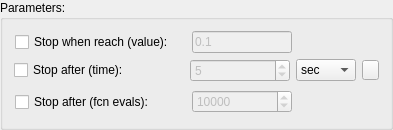
              <widget class="QGroupBox" name="Estimation_Tab6_NL_ParametersGB">
               <property name="sizePolicy">
                <sizepolicy hsizetype="Fixed" vsizetype="Fixed">
                 <horstretch>0</horstretch>
                 <verstretch>0</verstretch>
                </sizepolicy>
               </property>
               <property name="minimumSize">
                <size>
                 <width>0</width>
                 <height>130</height>
                </size>
               </property>
               <property name="maximumSize">
                <size>
                 <width>16777215</width>
                 <height>130</height>
                </size>
               </property>
               <property name="font">
                <font>
                 <weight>50</weight>
                 <bold>false</bold>
                </font>
               </property>
               <property name="toolTip">
                <string>These options allow the user to halt Estimation execution in a particular way</string>
               </property>
               <property name="statusTip">
                <string>These options allow the user to halt Estimation execution in a particular way</string>
               </property>
               <property name="whatsThis">
                <string>&lt;html&gt;&lt;head/&gt;&lt;body&gt;&lt;p align=&quot;center&quot;&gt;&lt;span style=&quot; font-weight:600;&quot;&gt;Estimation Halting&lt;/span&gt;&lt;/p&gt;&lt;p&gt;This set of Stop checkboxes will halt Estimation execution after either:&lt;/p&gt;&lt;p&gt;[1] A particular fitness value has been reached&lt;/p&gt;&lt;p&gt;[2] A specific number of seconds have passed&lt;/p&gt;&lt;p&gt;[3] A specific number of iterations have been completed&lt;/p&gt;&lt;/body&gt;&lt;/html&gt;</string>
               </property>
               <property name="title">
                <string>Parameters:</string>
               </property>
               <layout class="QGridLayout" name="gridLayout_3">
                <item row="2" column="0" rowspan="2">
                 <layout class="QHBoxLayout" name="horizontalLayout_37">
                  <item>
                   <widget class="QCheckBox" name="Estimation_Tab6_NL_StopAfterIterCB">
                    <property name="sizePolicy">
                     <sizepolicy hsizetype="Fixed" vsizetype="Fixed">
                      <horstretch>0</horstretch>
                      <verstretch>0</verstretch>
                     </sizepolicy>
                    </property>
                    <property name="minimumSize">
                     <size>
                      <width>170</width>
                      <height>0</height>
                     </size>
                    </property>
                    <property name="maximumSize">
                     <size>
                      <width>170</width>
                      <height>16777215</height>
                     </size>
                    </property>
                    <property name="toolTip">
                     <string>Estimation execution stops when this many function evaluations have been completed</string>
                    </property>
                    <property name="statusTip">
                     <string>Estimation execution stops when this many function evaluations have been completed</string>
                    </property>
                    <property name="whatsThis">
                     <string>&lt;html&gt;&lt;head/&gt;&lt;body&gt;&lt;p align=&quot;center&quot;&gt;&lt;span style=&quot; font-weight:600;&quot;&gt;Estimation Halting&lt;/span&gt;&lt;/p&gt;&lt;p&gt;This set of Stop checkboxes will halt Estimation execution after either:&lt;/p&gt;&lt;p&gt;[1] A particular fitness value has been reached&lt;/p&gt;&lt;p&gt;[2] A specific number of seconds have passed&lt;/p&gt;&lt;p&gt;[3] A specific number of function evaluations have been completed&lt;/p&gt;&lt;/body&gt;&lt;/html&gt;</string>
                    </property>
                    <property name="text">
                     <string>Stop after (fcn evals):</string>
                    </property>
                   </widget>
                  </item>
                  <item>
                   <widget class="QSpinBox" name="Estimation_Tab6_NL_StopAfterIterSB">
                    <property name="enabled">
                     <bool>false</bool>
                    </property>
                    <property name="sizePolicy">
                     <sizepolicy hsizetype="Fixed" vsizetype="Fixed">
                      <horstretch>0</horstretch>
                      <verstretch>0</verstretch>
                     </sizepolicy>
                    </property>
                    <property name="minimumSize">
                     <size>
                      <width>100</width>
                      <height>0</height>
                     </size>
                    </property>
                    <property name="maximumSize">
                     <size>
                      <width>100</width>
                      <height>16777215</height>
                     </size>
                    </property>
                    <property name="toolTip">
                     <string>Estimation execution stops when this many function evaluations have been completed</string>
                    </property>
                    <property name="statusTip">
                     <string>Estimation execution stops when this many function evaluations have been completed</string>
                    </property>
                    <property name="whatsThis">
                     <string>&lt;html&gt;&lt;head/&gt;&lt;body&gt;&lt;p align=&quot;center&quot;&gt;&lt;span style=&quot; font-weight:600;&quot;&gt;Estimation Halting&lt;/span&gt;&lt;/p&gt;&lt;p&gt;This set of Stop checkboxes will halt Estimation execution after either:&lt;/p&gt;&lt;p&gt;[1] A particular fitness value has been reached&lt;/p&gt;&lt;p&gt;[2] A specific number of seconds have passed&lt;/p&gt;&lt;p&gt;[3] A specific number of function evaluations have been completed&lt;/p&gt;&lt;/body&gt;&lt;/html&gt;</string>
                    </property>
                    <property name="minimum">
                     <number>1</number>
                    </property>
                    <property name="maximum">
                     <number>10000000</number>
                    </property>
                    <property name="value">
                     <number>10000</number>
                    </property>
                   </widget>
                  </item>
                  <item>
                   <spacer name="horizontalSpacer_19">
                    <property name="orientation">
                     <enum>Qt::Horizontal</enum>
                    </property>
                    <property name="sizeType">
                     <enum>QSizePolicy::Fixed</enum>
                    </property>
                    <property name="sizeHint" stdset="0">
                     <size>
                      <width>84</width>
                      <height>20</height>
                     </size>
                    </property>
                   </spacer>
                  </item>
                 </layout>
                </item>
                <item row="0" column="0">
                 <layout class="QHBoxLayout" name="horizontalLayout_35">
                  <item>
                   <widget class="QCheckBox" name="Estimation_Tab6_NL_StopAfterValueCB">
                    <property name="sizePolicy">
                     <sizepolicy hsizetype="Fixed" vsizetype="Fixed">
                      <horstretch>0</horstretch>
                      <verstretch>0</verstretch>
                     </sizepolicy>
                    </property>
                    <property name="minimumSize">
                     <size>
                      <width>170</width>
                      <height>0</height>
                     </size>
                    </property>
                    <property name="maximumSize">
                     <size>
                      <width>170</width>
                      <height>16777215</height>
                     </size>
                    </property>
                    <property name="toolTip">
                     <string>Estimation execution stops when the fitness value reaches this number</string>
                    </property>
                    <property name="statusTip">
                     <string>Estimation execution stops when the fitness value reaches this number</string>
                    </property>
                    <property name="whatsThis">
                     <string>&lt;html&gt;&lt;head/&gt;&lt;body&gt;&lt;p align=&quot;center&quot;&gt;&lt;span style=&quot; font-weight:600;&quot;&gt;Estimation Halting&lt;/span&gt;&lt;/p&gt;&lt;p&gt;This set of Stop checkboxes will halt Estimation execution after either:&lt;/p&gt;&lt;p&gt;[1] A particular fitness value has been reached&lt;/p&gt;&lt;p&gt;[2] A specific number of seconds have passed&lt;/p&gt;&lt;p&gt;[3] A specific number of iterations have been completed&lt;/p&gt;&lt;/body&gt;&lt;/html&gt;</string>
                    </property>
                    <property name="text">
                     <string>Stop when reach (value):</string>
                    </property>
                   </widget>
                  </item>
                  <item>
                   <widget class="QLineEdit" name="Estimation_Tab6_NL_StopAfterValueLE">
                    <property name="enabled">
                     <bool>false</bool>
                    </property>
                    <property name="sizePolicy">
                     <sizepolicy hsizetype="Fixed" vsizetype="Fixed">
                      <horstretch>0</horstretch>
                      <verstretch>0</verstretch>
                     </sizepolicy>
                    </property>
                    <property name="minimumSize">
                     <size>
                      <width>100</width>
                      <height>0</height>
                     </size>
                    </property>
                    <property name="maximumSize">
                     <size>
                      <width>100</width>
                      <height>16777215</height>
                     </size>
                    </property>
                    <property name="toolTip">
                     <string>Estimation execution stops when the fitness value reaches this number</string>
                    </property>
                    <property name="statusTip">
                     <string>Estimation execution stops when the fitness value reaches this number</string>
                    </property>
                    <property name="whatsThis">
                     <string>&lt;html&gt;&lt;head/&gt;&lt;body&gt;&lt;p align=&quot;center&quot;&gt;&lt;span style=&quot; font-weight:600;&quot;&gt;Estimation Halting&lt;/span&gt;&lt;/p&gt;&lt;p&gt;This set of Stop checkboxes will halt Estimation execution after either:&lt;/p&gt;&lt;p&gt;[1] A particular fitness value has been reached&lt;/p&gt;&lt;p&gt;[2] A specific number of seconds have passed&lt;/p&gt;&lt;p&gt;[3] A specific number of iterations have been completed&lt;/p&gt;&lt;/body&gt;&lt;/html&gt;</string>
                    </property>
                    <property name="text">
                     <string>0.1</string>
                    </property>
                   </widget>
                  </item>
                  <item>
                   <spacer name="horizontalSpacer_18">
                    <property name="orientation">
                     <enum>Qt::Horizontal</enum>
                    </property>
                    <property name="sizeType">
                     <enum>QSizePolicy::Fixed</enum>
                    </property>
                    <property name="sizeHint" stdset="0">
                     <size>
                      <width>84</width>
                      <height>20</height>
                     </size>
                    </property>
                   </spacer>
                  </item>
                 </layout>
                </item>
                <item row="1" column="0">
                 <layout class="QHBoxLayout" name="horizontalLayout_36">
                  <item>
                   <widget class="QCheckBox" name="Estimation_Tab6_NL_StopAfterTimeCB">
                    <property name="sizePolicy">
                     <sizepolicy hsizetype="Fixed" vsizetype="Fixed">
                      <horstretch>0</horstretch>
                      <verstretch>0</verstretch>
                     </sizepolicy>
                    </property>
                    <property name="minimumSize">
                     <size>
                      <width>170</width>
                      <height>0</height>
                     </size>
                    </property>
                    <property name="maximumSize">
                     <size>
                      <width>170</width>
                      <height>16777215</height>
                     </size>
                    </property>
                    <property name="toolTip">
                     <string>Estimation execution stops when this amount of time has passed</string>
                    </property>
                    <property name="statusTip">
                     <string>Estimation execution stops when this amount of time has passed</string>
                    </property>
                    <property name="whatsThis">
                     <string>&lt;html&gt;&lt;head/&gt;&lt;body&gt;&lt;p align=&quot;center&quot;&gt;&lt;span style=&quot; font-weight:600;&quot;&gt;Estimation Halting&lt;/span&gt;&lt;/p&gt;&lt;p&gt;This set of Stop checkboxes will halt Estimation execution after either:&lt;/p&gt;&lt;p&gt;[1] A particular fitness value has been reached&lt;/p&gt;&lt;p&gt;[2] A specific number of seconds have passed&lt;/p&gt;&lt;p&gt;[3] A specific number of iterations have been completed&lt;/p&gt;&lt;/body&gt;&lt;/html&gt;</string>
                    </property>
                    <property name="text">
                     <string>Stop after (time):</string>
                    </property>
                   </widget>
                  </item>
                  <item>
                   <widget class="QSpinBox" name="Estimation_Tab6_NL_StopAfterTimeSB">
                    <property name="enabled">
                     <bool>false</bool>
                    </property>
                    <property name="sizePolicy">
                     <sizepolicy hsizetype="Fixed" vsizetype="Fixed">
                      <horstretch>0</horstretch>
                      <verstretch>0</verstretch>
                     </sizepolicy>
                    </property>
                    <property name="minimumSize">
                     <size>
                      <width>100</width>
                      <height>0</height>
                     </size>
                    </property>
                    <property name="maximumSize">
                     <size>
                      <width>100</width>
                      <height>16777215</height>
                     </size>
                    </property>
                    <property name="toolTip">
                     <string>Estimation execution stops when this amount of time has passed</string>
                    </property>
                    <property name="statusTip">
                     <string>Estimation execution stops when this amount of time has passed</string>
                    </property>
                    <property name="whatsThis">
                     <string>&lt;html&gt;&lt;head/&gt;&lt;body&gt;&lt;p align=&quot;center&quot;&gt;&lt;span style=&quot; font-weight:600;&quot;&gt;Estimation Halting&lt;/span&gt;&lt;/p&gt;&lt;p&gt;This set of Stop checkboxes will halt Estimation execution after either:&lt;/p&gt;&lt;p&gt;[1] A particular fitness value has been reached&lt;/p&gt;&lt;p&gt;[2] A specific number of seconds have passed&lt;/p&gt;&lt;p&gt;[3] A specific number of iterations have been completed&lt;/p&gt;&lt;/body&gt;&lt;/html&gt;</string>
                    </property>
                    <property name="minimum">
                     <number>1</number>
                    </property>
                    <property name="maximum">
                     <number>3600</number>
                    </property>
                    <property name="value">
                     <number>5</number>
                    </property>
                   </widget>
                  </item>
                  <item>
                   <widget class="QComboBox" name="Estimation_Tab6_NL_StopAfterTimeUnitsCMB">
                    <property name="sizePolicy">
                     <sizepolicy hsizetype="Fixed" vsizetype="Fixed">
                      <horstretch>0</horstretch>
                      <verstretch>0</verstretch>
                     </sizepolicy>
                    </property>
                    <property name="minimumSize">
                     <size>
                      <width>60</width>
                      <height>0</height>
                     </size>
                    </property>
                    <property name="maximumSize">
                     <size>
                      <width>60</width>
                      <height>16777215</height>
                     </size>
                    </property>
                    <property name="toolTip">
                     <string>Time units to stop after</string>
                    </property>
                    <property name="statusTip">
                     <string>Time units to stop after</string>
                    </property>
                    <property name="whatsThis">
                     <string>&lt;html&gt;&lt;head/&gt;&lt;body&gt;&lt;p align=&quot;center&quot;&gt;&lt;span style=&quot; font-weight:600;&quot;&gt;Time Units&lt;/span&gt;&lt;/p&gt;&lt;p&gt;Units of time used for the Stop after (time) option. &lt;/p&gt;&lt;/body&gt;&lt;/html&gt;</string>
                    </property>
                    <item>
                     <property name="text">
                      <string>sec</string>
                     </property>
                    </item>
                    <item>
                     <property name="text">
                      <string>min</string>
                     </property>
                    </item>
                    <item>
                     <property name="text">
                      <string>hour</string>
                     </property>
                    </item>
                   </widget>
                  </item>
                  <item>
                   <widget class="QPushButton" name="Estimation_Tab6_NL_TimeUnitsLockPB">
                    <property name="sizePolicy">
                     <sizepolicy hsizetype="Fixed" vsizetype="Fixed">
                      <horstretch>0</horstretch>
                      <verstretch>0</verstretch>
                     </sizepolicy>
                    </property>
                    <property name="minimumSize">
                     <size>
                      <width>17</width>
                      <height>20</height>
                     </size>
                    </property>
                    <property name="maximumSize">
                     <size>
                      <width>17</width>
                      <height>20</height>
                     </size>
                    </property>
                    <property name="toolTip">
                     <string>Locks/unlocks the time units pulldown to the left</string>
                    </property>
                    <property name="statusTip">
                     <string>Locks/unlocks the time units pulldown to the left</string>
                    </property>
                    <property name="text">
                     <string/>
                    </property>
                    <property name="checkable">
                     <bool>true</bool>
                    </property>
                   </widget>
                  </item>
                 </layout>
                </item>
               </layout>
              </widget>
